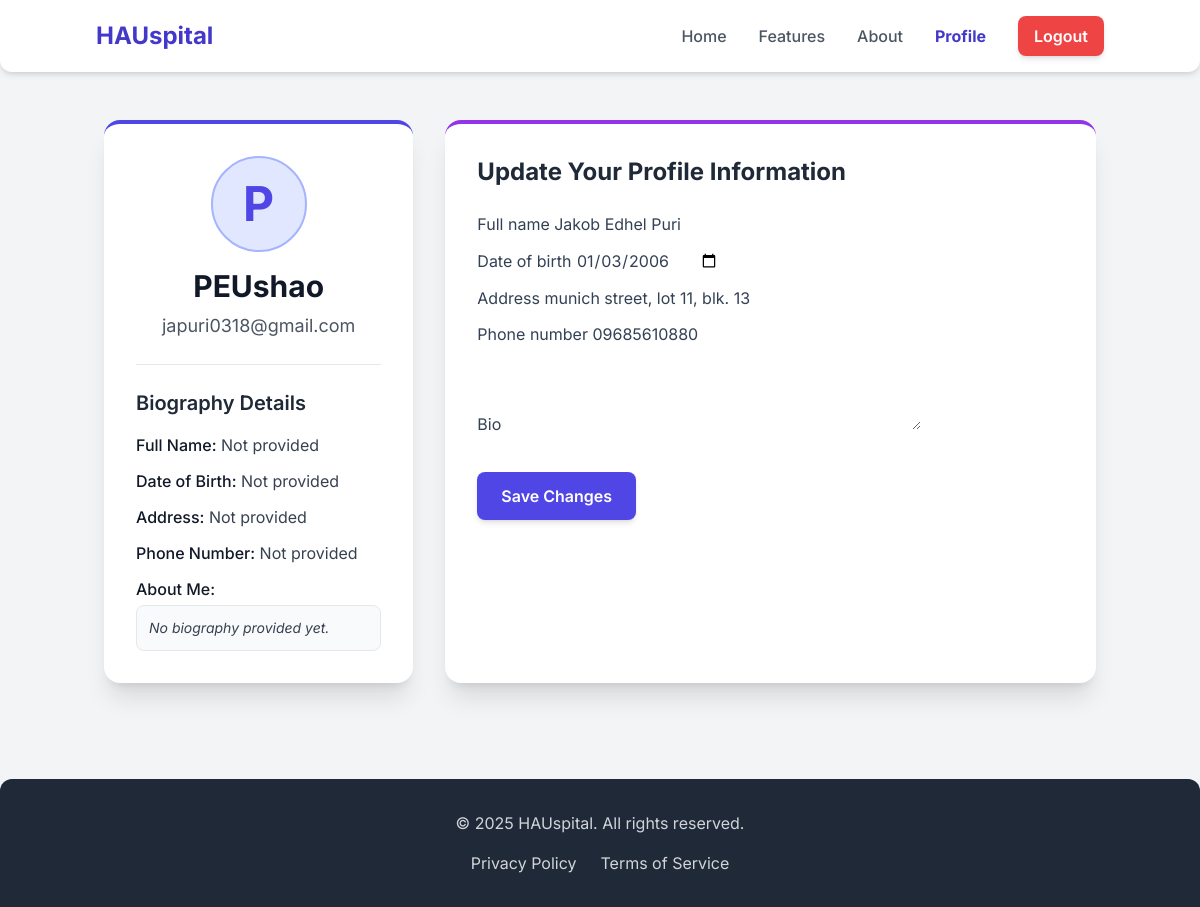
Screenshot of /accounts/profile/ (signed in) with the database file from the repository.
### users/models.py (models this page shows, shortened)
class Profile(models.Model):
    ROLE_CHOICES = (
        ('patient', 'Patient'),
        ('doctor', 'Doctor'),
        ('admin', 'Admin'), # <-- ADDED THIS NEW ROLE
    )
    role = models.CharField(max_length=10, choices=ROLE_CHOICES, default='patient')
    user = models.OneToOneField(User, on_delete=models.CASCADE)
    full_name = models.CharField(max_length=100, blank=True, null=True)
    date_of_birth = models.DateField(blank=True, null=True)
    address = models.CharField(max_length=255, blank=True, null=True)
    phone_number = models.CharField(max_length=20, blank=True, null=True)
    bio = models.TextField(blank=True, null=True)

### users/views.py (the view)
# urls.py: path('profile/', views.profile_dashboard, name='profile_dashboard'),
@login_required
def profile_dashboard(request):
    try:
        profile = request.user.profile
    except Profile.DoesNotExist:
        profile = Profile.objects.create(user=request.user)
    if request.method == 'POST':
        form = ProfileUpdateForm(request.POST, instance=profile)
        if form.is_valid():
            form.save()
            messages.success(request, 'Your profile has been updated successfully!')
            return redirect('profile_dashboard')
    else:
        form = ProfileUpdateForm(instance=profile)
    context = {
        'form': form
    }
    return render(request, 'users/profile_dashboard.html', context)

### main/templates/users/profile_dashboard.html (shortened to what this page needs)
{% load static crispy_forms_tags %}
<!DOCTYPE html>
<html lang="en">
<head>
    <script src="https://cdn.tailwindcss.com"></script>
    <link rel="stylesheet" href="{% static 'css/style.css' %}">
</head>
<body class="antialiased">
    <nav class="bg-white shadow-md py-4 px-6 md:px-12 lg:px-24 rounded-b-xl">
        <div class="container mx-auto flex justify-between items-center">
            <a href="{% url 'home' %}" class="text-2xl font-bold text-indigo-700 hover:text-indigo-900 transition duration-300 ease-in-out">
                HAUspital
            </a>
            <div class="hidden md:flex space-x-8 items-center">
                <a href="{% url 'home' %}" class="text-gray-600 hover:text-indigo-700 font-medium transition duration-300 ease-in-out">Home</a>
                <a href="{% url 'features' %}" class="text-gray-600 hover:text-indigo-700 font-medium transition duration-300 ease-in-out">Features</a>
                <a href="{% url 'about' %}" class="text-gray-600 hover:text-indigo-700 font-medium transition duration-300 ease-in-out">About</a>
                <a href="{% url 'profile_dashboard' %}" class="text-indigo-700 hover:text-indigo-900 font-bold transition duration-300 ease-in-out">Profile</a>
                <form action="{% url 'logout' %}" method="post" class="inline">
                    <button type="submit" class="bg-red-500 text-white py-2 px-4 rounded-lg font-semibold hover:bg-red-600 transition duration-300 ease-in-out shadow-md">
                        Logout
                    </button>
                </form>
            </div>
        </div>
    </nav>
    <div class="container mx-auto py-12 px-4">
        <div class="grid grid-cols-1 lg:grid-cols-3 gap-8">
            <div class="lg:col-span-1 bg-white p-8 rounded-2xl shadow-xl border-t-4 border-indigo-600 h-fit">
                <div class="flex flex-col items-center mb-6">
                    <div class="w-24 h-24 rounded-full bg-indigo-100 flex items-center justify-center text-indigo-600 text-5xl font-bold mb-4 border-2 border-indigo-300">
                        {{ user.username.0|upper }}
                    </div>
                    <h2 class="text-3xl font-bold text-gray-900 mb-2">{{ user.username }}</h2>
                    <p class="text-gray-600 text-lg">{{ user.email }}</p>
                </div>
                <hr class="border-gray-200 my-6">
                <h3 class="text-xl font-semibold text-gray-800 mb-4">Biography Details</h3>
                <div class="space-y-3 text-gray-700">
                    <p><span class="font-medium text-gray-900">Full Name:</span> {{ profile.full_name|default:"Not provided" }}</p>
                    <p><span class="font-medium text-gray-900">Date of Birth:</span> {{ profile.date_of_birth|default:"Not provided" }}</p>
                    <p><span class="font-medium text-gray-900">Address:</span> {{ profile.address|default:"Not provided" }}</p>
                    <p><span class="font-medium text-gray-900">Phone Number:</span> {{ profile.phone_number|default:"Not provided" }}</p>
                    <div>
                        <span class="font-medium text-gray-900 block mb-1">About Me:</span>
                        <p class="bg-gray-50 p-3 rounded-lg border border-gray-200 text-sm italic">{{ profile.bio|default:"No biography provided yet." }}</p>
                    </div>
                </div>
            </div>
            <div class="lg:col-span-2 bg-white p-8 rounded-2xl shadow-xl border-t-4 border-purple-600">
                <h3 class="text-2xl font-bold text-gray-800 mb-6 text-center lg:text-left">Update Your Profile Information</h3>
                <form method="post">
                    {{ form|crispy }}
                    <button type="submit" class="w-full md:w-auto mt-6 bg-indigo-600 text-white py-3 px-6 rounded-lg font-semibold hover:bg-indigo-700 transition duration-300 ease-in-out shadow-md transform hover:scale-105">
                        Save Changes
                    </button>
                </form>
            </div>
        </div>
    </div>
    <footer class="bg-gray-800 text-gray-300 py-8 mt-12 rounded-t-xl">
        <div class="container mx-auto text-center px-4">
            <p>&copy; 2025 HAUspital. All rights reserved.</p>
            <div class="flex justify-center space-x-6 mt-4">
                <a href="#" class="hover:text-white transition duration-300 ease-in-out">Privacy Policy</a>
                <a href="#" class="hover:text-white transition duration-300 ease-in-out">Terms of Service</a>
            </div>
        </div>
    </footer>
</body>
</html>

### main/static/css/style.css (style rules this page uses)
body { font-family: 'Inter', sans-serif; background-color: #f8fafc; color: #334155; }

### main/templates/users/profile_dashboard.html (style rules this page uses)
body { font-family: "Inter", sans-serif; background-color: #f3f4f6; }

### rows the page displays
Profile: full_name "Jakob Edhel Puri", date_of_birth "01/03/2006", address "munich street, lot 11, blk. 13", phone_number "09685610880"

### other values shown
{{ user.username.0|upper }} "P"
{{ user.username }} "PEUshao"
{{ user.email }} "japuri0318@gmail.com"
{{ profile.full_name|default:"Not provided" }} "Not provided"
{{ profile.date_of_birth|default:"Not provided" }} "Not provided"
{{ profile.address|default:"Not provided" }} "Not provided"
{{ profile.phone_number|default:"Not provided" }} "Not provided"
{{ profile.bio|default:"No biography provided yet." }} "No biography provided yet."
